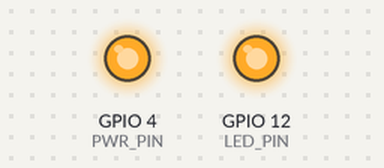
A sketch run on a simulated ESP32. On the bench: output pins drawn as LEDs (lit = HIGH). A WiFi scan finds three made-up networks; uploads are accepted with an empty reply; what the sketch prints to the serial monitor is not drawn.

Above: at 0.1 s.
Timing chart, 0 to 1.8 s (numbered marks = the images above):
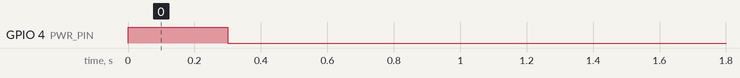

The sketch:

sim7000G.ino
```cpp
#define TINY_GSM_MODEM_SIM7000
#define TINY_GSM_RX_BUFFER 1024 // Set RX buffer to 1Kb

#include <TinyGsmClient.h>
#include <ArduinoHttpClient.h>
#include <ArduinoJson.h>
#include <WiFi.h>
#include <set>
#include <queue>
#include <algorithm>
#include <esp_timer.h>

// LilyGO T-SIM7000G Pinout
#define UART_BAUD   115200
#define PIN_TX      27
#define PIN_RX      26
#define PWR_PIN     4
#define LED_PIN     12
#define ADC_PIN     35

#define SerialMon Serial
#define SerialAT  Serial1

// Your GPRS credentials, if any
const char apn[] = "h2g2";
const char gprsUser[] = "";
const char gprsPass[] = "";

// Server details
const char server[] = "3.16.206.200";
const int  port = 5000;

TinyGsm modem(SerialAT);
TinyGsmClient client(modem);
HttpClient http(client, server, port);

// Set to store unique MAC addresses
std::set<String> seenMacs;
// Queue to keep track of the order of MAC addresses
std::queue<String> macOrder;
const size_t MAX_MACS = 500;

// Heartbeat variables
unsigned long lastHeartbeatTime = 0;
const unsigned long heartbeatInterval = 5 * 60 * 1000; // 5 minutes in milliseconds

// Reboot timer
esp_timer_handle_t reboot_timer;

void IRAM_ATTR rebootNow(void* arg) {
  esp_restart();
}

void setup() {
  SerialMon.begin(115200);
  SerialMon.println("Starting up...");

  pinMode(LED_PIN, OUTPUT);
  digitalWrite(LED_PIN, HIGH);

  pinMode(PWR_PIN, OUTPUT);
  digitalWrite(PWR_PIN, HIGH);
  delay(300);
  digitalWrite(PWR_PIN, LOW);

  delay(1000);

  SerialAT.begin(UART_BAUD, SERIAL_8N1, PIN_RX, PIN_TX);

  SerialMon.println("Initializing modem...");
  if (!modem.restart()) {
    SerialMon.println("Failed to restart modem, attempting to continue without restarting");
  }

  String modemInfo = modem.getModemInfo();
  SerialMon.print("Modem Info: ");
  SerialMon.println(modemInfo);

  // Set up reboot timer (1 hour)
  const esp_timer_create_args_t periodic_timer_args = {
    .callback = &rebootNow,
    .name = "reboot"
  };
  ESP_ERROR_CHECK(esp_timer_create(&periodic_timer_args, &reboot_timer));
  ESP_ERROR_CHECK(esp_timer_start_periodic(reboot_timer, 3600000000)); // 1 hour in microseconds

  SerialMon.print("Waiting for network...");
  if (!modem.waitForNetwork()) {
    SerialMon.println(" fail");
    delay(10000);
    return;
  }
  SerialMon.println(" success");

  if (modem.isNetworkConnected()) {
    SerialMon.println("Network connected");
  }

  SerialMon.print(F("Connecting to "));
  SerialMon.print(apn);
  if (!modem.gprsConnect(apn, gprsUser, gprsPass)) {
    SerialMon.println(" fail");
    delay(10000);
    return;
  }
  SerialMon.println(" success");

  if (modem.isGprsConnected()) {
    SerialMon.println("GPRS connected");
  }

  WiFi.mode(WIFI_STA);
  WiFi.disconnect();
  delay(100);

  // Turn on GPS power
  SerialMon.println("Turning on GPS power...");
  modem.sendAT("+SGPIO=0,4,1,1");
  if (modem.waitResponse(10000L) != 1) {
    SerialMon.println("Failed to turn on GPS power");
  }

  // Enable GPS
  SerialMon.println("Enabling GPS...");
  modem.enableGPS();

  SerialMon.println("Setup completed.");
}

void loop() {
  if (!modem.isNetworkConnected()) {
    SerialMon.println("Network disconnected. Reconnecting...");
    if (!modem.gprsConnect(apn, gprsUser, gprsPass)) {
      SerialMon.println(" fail");
      delay(10000);
      return;
    }
  }

  SerialMon.println("Starting WiFi scan...");
  int n = WiFi.scanNetworks();

  if (n == 0) {
    SerialMon.println("No networks found");
  } else {
    SerialMon.printf("Found %d networks\n", n);
    for (int i = 0; i < n; ++i) {
      String mac = WiFi.BSSIDstr(i);

      bool isNewNetwork = seenMacs.find(mac) == seenMacs.end();

      if (isNewNetwork) {
        SerialMon.printf("Processing new network %d: %s\n", i + 1, mac.c_str());

        // If we've reached MAX_MACS, remove the oldest one
        if (seenMacs.size() >= MAX_MACS) {
          String oldestMac = macOrder.front();
          macOrder.pop();
          seenMacs.erase(oldestMac);
          SerialMon.printf("Removed oldest network: %s\n", oldestMac.c_str());
        }

        // Add the new MAC to our set and queue
        seenMacs.insert(mac);
        macOrder.push(mac);

        DynamicJsonDocument doc(1024);
        doc["mac"] = mac;
        doc["ssid"] = WiFi.SSID(i);
        doc["auth_mode"] = getAuthMode(WiFi.encryptionType(i));
        doc["channel"] = WiFi.channel(i);
        doc["rssi"] = WiFi.RSSI(i);

        // Try to get GPS data
        float lat, lon, speed, alt, accuracy;
        int vsat, usat;
        int year, month, day, hour, minute, second;

        if (getGPS(&lat, &lon, &speed, &alt, &vsat, &usat, &accuracy, &year, &month, &day, &hour, &minute, &second)) {
          doc["latitude"] = lat;
          doc["longitude"] = lon;
          doc["altitude"] = alt;
          doc["accuracy"] = accuracy;
        }

        String payload;
        serializeJson(doc, payload);

        SerialMon.println("Sending data to server...");
        http.beginRequest();
        http.post("/api/wigle_data");
        http.sendHeader("Content-Type", "application/json");
        http.sendHeader("Content-Length", payload.length());
        http.beginBody();
        http.print(payload);
        http.endRequest();

        int statusCode = http.responseStatusCode();
        String response = http.responseBody();

        SerialMon.print("Status code: ");
        SerialMon.println(statusCode);
        SerialMon.print("Response: ");
        SerialMon.println(response);
      } else {
        SerialMon.printf("Skipping known network %d: %s\n", i + 1, mac.c_str());
      }
    }
  }

  // Check if it's time to send a heartbeat
  unsigned long currentTime = millis();
  if (currentTime - lastHeartbeatTime >= heartbeatInterval) {
    sendHeartbeat();
    lastHeartbeatTime = currentTime;
  }

  SerialMon.println("Waiting before next scan...");
  delay(3000);
}

bool getGPS(float *lat, float *lon, float *speed, float *alt, int *vsat, int *usat, float *accuracy,
            int *year, int *month, int *day, int *hour, int *minute, int *second) {
  SerialMon.println("Getting GPS data...");
  if (modem.getGPS(lat, lon, speed, alt, vsat, usat, accuracy, year, month, day, hour, minute, second)) {
    SerialMon.println("GPS data acquired successfully.");
    SerialMon.printf("Lat: %f, Lon: %f, Alt: %f, Acc: %f\n", *lat, *lon, *alt, *accuracy);
    return true;
  } else {
    SerialMon.println("Couldn't get GPS location.");
    return false;
  }
}

String getAuthMode(wifi_auth_mode_t encryptionType) {
  switch (encryptionType) {
    case WIFI_AUTH_OPEN: return "open";
    case WIFI_AUTH_WEP: return "wep";
    case WIFI_AUTH_WPA_PSK: return "wpa";
    case WIFI_AUTH_WPA2_PSK: return "wpa2";
    case WIFI_AUTH_WPA_WPA2_PSK: return "wpa/wpa2";
    default: return "unknown";
  }
}

float getBatteryVoltage() {
  uint16_t v = analogRead(ADC_PIN);
  float battery_voltage = ((float)v / 4095.0) * 2.0 * 3.3 * (1100 / 1000.0);
  return battery_voltage;
}

void sendHeartbeat() {
  SerialMon.println("Sending heartbeat...");

  DynamicJsonDocument doc(256);
  doc["type"] = "heartbeat";
  doc["mac"] = WiFi.macAddress();
  doc["battery"] = getBatteryVoltage();

  String payload;
  serializeJson(doc, payload);

  http.beginRequest();
  http.post("/api/heartbeat");
  http.sendHeader("Content-Type", "application/json");
  http.sendHeader("Content-Length", payload.length());
  http.beginBody();
  http.print(payload);
  http.endRequest();

  int statusCode = http.responseStatusCode();
  String response = http.responseBody();

  SerialMon.print("Heartbeat status code: ");
  SerialMon.println(statusCode);
  SerialMon.print("Heartbeat response: ");
  SerialMon.println(response);
}
```
